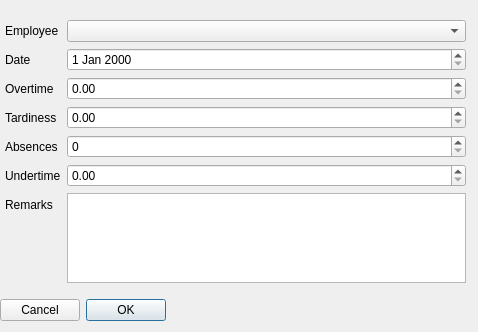
<?xml version="1.0" encoding="UTF-8"?>
<ui version="4.0">
 <class>mainDialog</class>
 <widget class="QDialog" name="mainDialog">
  <property name="geometry">
   <rect>
    <x>0</x>
    <y>0</y>
    <width>478</width>
    <height>332</height>
   </rect>
  </property>
  <property name="windowTitle">
   <string>Dialog</string>
  </property>
  <widget class="QWidget" name="verticalLayoutWidget">
   <property name="geometry">
    <rect>
     <x>0</x>
     <y>10</y>
     <width>471</width>
     <height>311</height>
    </rect>
   </property>
   <layout class="QVBoxLayout" name="verticalLayout">
    <item>
     <layout class="QFormLayout" name="formLayout">
      <property name="leftMargin">
       <number>5</number>
      </property>
      <property name="topMargin">
       <number>10</number>
      </property>
      <property name="rightMargin">
       <number>5</number>
      </property>
      <property name="bottomMargin">
       <number>10</number>
      </property>
      <item row="0" column="0">
       <widget class="QLabel" name="employeeLabel">
        <property name="text">
         <string>Employee</string>
        </property>
       </widget>
      </item>
      <item row="1" column="0">
       <widget class="QLabel" name="dateLabel">
        <property name="text">
         <string>Date</string>
        </property>
       </widget>
      </item>
      <item row="2" column="0">
       <widget class="QLabel" name="overtimeLabel">
        <property name="text">
         <string>Overtime</string>
        </property>
       </widget>
      </item>
      <item row="3" column="0">
       <widget class="QLabel" name="tardinessLabel">
        <property name="text">
         <string>Tardiness</string>
        </property>
       </widget>
      </item>
      <item row="4" column="0">
       <widget class="QLabel" name="absencesLabel">
        <property name="text">
         <string>Absences</string>
        </property>
       </widget>
      </item>
      <item row="5" column="0">
       <widget class="QLabel" name="undertimeLabel">
        <property name="text">
         <string>Undertime</string>
        </property>
       </widget>
      </item>
      <item row="6" column="0">
       <widget class="QLabel" name="remarksLabel">
        <property name="text">
         <string>Remarks</string>
        </property>
       </widget>
      </item>
      <item row="0" column="1">
       <widget class="QComboBox" name="employeeComboBox"/>
      </item>
      <item row="1" column="1">
       <widget class="QDateEdit" name="cateDateEdit"/>
      </item>
      <item row="2" column="1">
       <widget class="QDoubleSpinBox" name="overtimeDoubleSpinBox"/>
      </item>
      <item row="3" column="1">
       <widget class="QDoubleSpinBox" name="tardinessDoubleSpinBox"/>
      </item>
      <item row="4" column="1">
       <widget class="QSpinBox" name="absencesSpinBox"/>
      </item>
      <item row="5" column="1">
       <widget class="QDoubleSpinBox" name="undertimeDoubleSpinBox"/>
      </item>
      <item row="6" column="1">
       <widget class="QTextEdit" name="remarksTextEdit"/>
      </item>
     </layout>
    </item>
    <item>
     <widget class="QDialogButtonBox" name="buttonBox">
      <property name="layoutDirection">
       <enum>Qt::RightToLeft</enum>
      </property>
      <property name="orientation">
       <enum>Qt::Horizontal</enum>
      </property>
      <property name="standardButtons">
       <set>QDialogButtonBox::Cancel|QDialogButtonBox::Ok</set>
      </property>
     </widget>
    </item>
   </layout>
  </widget>
 </widget>
 <resources/>
 <connections>
  <connection>
   <sender>buttonBox</sender>
   <signal>accepted()</signal>
   <receiver>mainDialog</receiver>
   <slot>accept()</slot>
   <hints>
    <hint type="sourcelabel">
     <x>248</x>
     <y>254</y>
    </hint>
    <hint type="destinationlabel">
     <x>157</x>
     <y>274</y>
    </hint>
   </hints>
  </connection>
  <connection>
   <sender>buttonBox</sender>
   <signal>rejected()</signal>
   <receiver>mainDialog</receiver>
   <slot>reject()</slot>
   <hints>
    <hint type="sourcelabel">
     <x>316</x>
     <y>260</y>
    </hint>
    <hint type="destinationlabel">
     <x>286</x>
     <y>274</y>
    </hint>
   </hints>
  </connection>
 </connections>
</ui>
